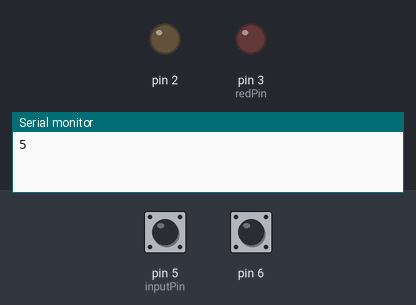
The sketch below on a simulated Arduino Uno, built with avr-gcc and run on an emulated ATmega328P. Parts: output pins drawn as LEDs (lit = HIGH), the last lines printed to the serial monitor. Dashed ring = blinking. The test bench sets the inputs (shaded band); at power-on: pin 5 (inputPin) HIGH, pin 6 HIGH.

Above: at 1.2 s.
1.3 s: pin 5 (inputPin) pulled LOW for 0.15 s
At 1.8 s:
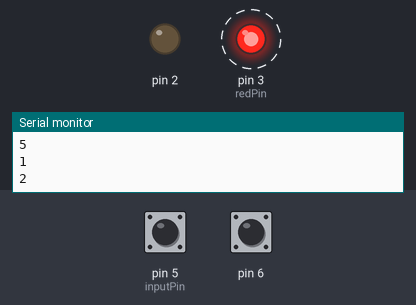
4.4 s: pin 6 pulled LOW for 0.15 s
At 6.51 s:
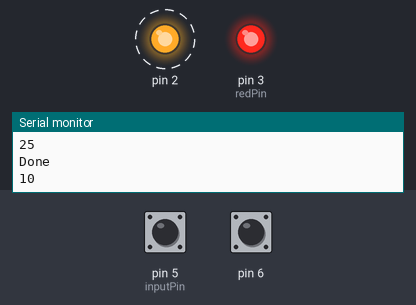
7.4 s: pin 5 (inputPin) pulled LOW for 1 s
At 9.51 s:
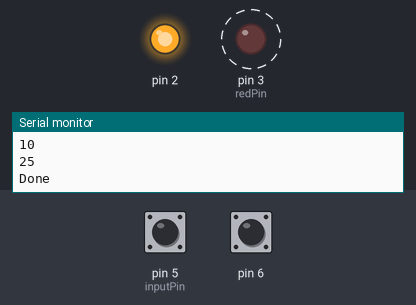
10.4 s: pin 6 pulled LOW for 1 s
At 10.91 s:
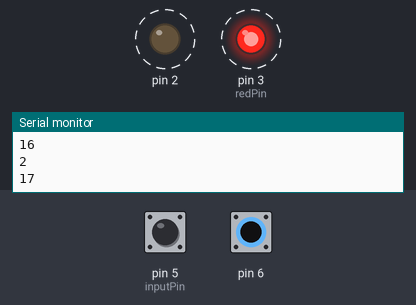
Timing chart, 0 to 14.4 s (numbered marks = the images above; inputs shaded):
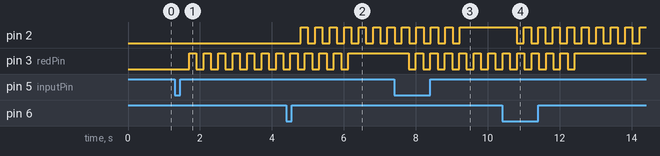

Measured:
- after the input at 1.3 s, pin 3 (redPin): alternates HIGH for 0.20 s and LOW for 0.20 s, starting after 0.40 s
- after the input at 4.4 s, pin 2: alternates HIGH for 0.20 s and LOW for 0.20 s, starting after 0.40 s
- after the input at 7.4 s, pin 3 (redPin): alternates HIGH for 0.20 s and LOW for 0.20 s, starting after 0.40 s
- after the input at 10.4 s, pin 2: alternates HIGH for 0.20 s and LOW for 0.20 s, starting after 0.40 s

The sketch:

main.ino
```cpp
#include <Arduino.h>

#define BRUSHCOUNTER 5
#define BLINKINT 200

//boolean newDay = true;

int brushTime = BRUSHCOUNTER *1000 / BLINKINT;

struct Brush
{   boolean timerStarted;
    boolean newDay;
    int inputPin;
    int redPin;
    int greenPin;
    int counter;
    int pinState;
    unsigned long startTime;
    const char text[22];

};

struct Brush BrushA =
    {
    .timerStarted = false,
    .newDay = true,
     .inputPin = 5,
     .redPin = 3,
     .greenPin = 10,
     .counter = 0,
     .pinState = 1,
     .startTime = 0,
     .text = "this is from struct A"
     };

struct Brush BrushB =
    {
    .timerStarted = false,
    .newDay = true,
     .inputPin = 6,
     .redPin = 2,
     .greenPin = 10,
     .counter = 0,
     .pinState = 1,
     .startTime = 0,
     .text = "this is from struct B"
     };


void checkState(struct Brush *brush)
{
    int tmpBrush = brush->inputPin; //Does not change

    if (digitalRead(tmpBrush) == LOW && brush->newDay)
    {
        brush->newDay = false;

        brush->startTime = millis();

        brush->timerStarted = true;
    }

    if (brush->timerStarted)
    {
        unsigned long currentTime = millis();

        if (currentTime - brush->startTime > BLINKINT)
        {
            brush->startTime = currentTime;

            brush->pinState ^= 1;

            digitalWrite(brush->redPin, brush->pinState);

            brush->counter++;

            //countTime(&counter);

            Serial.println(brush->counter);

            if (brush->counter == brushTime)
            {
                Serial.println("Done");

                brush->counter = 0;

                brush->timerStarted = false;

                brush->newDay = true;

                //digitalWrite(3, LOW);

                digitalWrite(brush->redPin, HIGH);
            }
        }
    }
}


void setup()
{
    // put your setup code here, to run once:

    pinMode(2, OUTPUT);
    pinMode(3, OUTPUT);

    pinMode(5, INPUT_PULLUP);
    pinMode(6, INPUT_PULLUP);

    Serial.begin(9600);

    Serial.println(BrushA.inputPin);
}

void loop()
{
     checkState(&BrushA);
     checkState(&BrushB);

}
```
